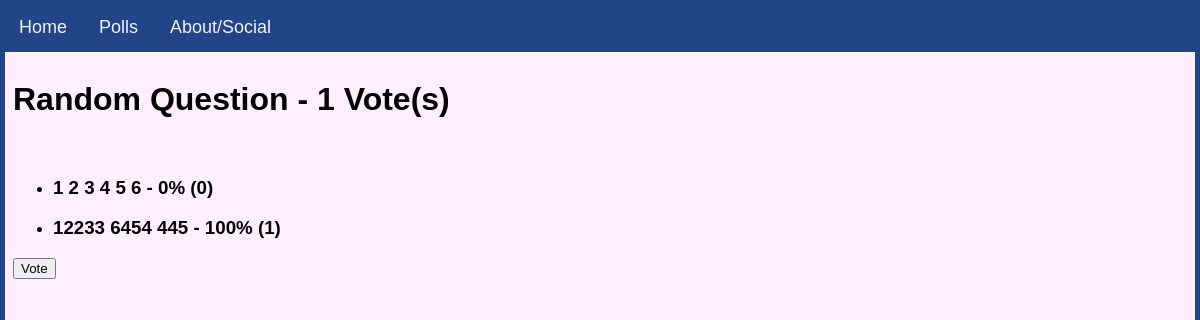
The app's page /polls/5/ with its own data.
### polls/models.py (models this page shows, shortened)
class Question(models.Model):
    question_text   = models.CharField(max_length=150)
    pub_date        = models.DateTimeField('Date Created', default= datetime.now())
    votes           = models.IntegerField(default=0)
    def __str__(self):
        return self.question_text

class Choice(models.Model):
    question    = models.ForeignKey(Question, on_delete=models.CASCADE)
    choice_text = models.CharField(max_length=150)
    votes       = models.IntegerField(default=0)

### polls/views.py (the view)
# urls.py: path('<int:id>/', views.Polls_detail_view.as_view(), name = "Detail_View"),
class Polls_detail_view(DetailView):
    template_name = 'polls/polls_detail.html'
    queryset = Question.objects.all()
    def get_object(self):
        id_ = self.kwargs.get('id')
        return get_object_or_404(Question, id=id_)

### polls/templates/polls/polls_detail.html
{% extends 'base.html'%}
{% block content %}
<br>
    <h1>{{object}} - {{object.votes}} Vote(s)</h1><br>
    <ul>
        {% for choice in object.choice_set.all %}
            <li>
                <h3>
                    {{choice.choice_text}} -
                    {% widthratio choice.votes object.votes 100 %}%
                    ({{choice.votes}})
                </h3>
            </li>
        {% endfor %}
    </ul>
    <a href="vote/">
        <input type="button" value="Vote">
    </a>
{% endblock content %}

### templates/base_0.html (style rules this page uses)
html { font-family: Arial, Helvetica, sans-serif; border: 5px solid #224488; margin: 0; height: 98.5%; background-color: #ffeeff; font-size: 16px; }

### records on screen
Question: question_text "Random Question", votes "1"
Choice: choice_text "1 2 3 4 5 6", votes.votes "0", votes "0"
Choice: choice_text "12233 6454 445", votes.votes "100", votes "1"
